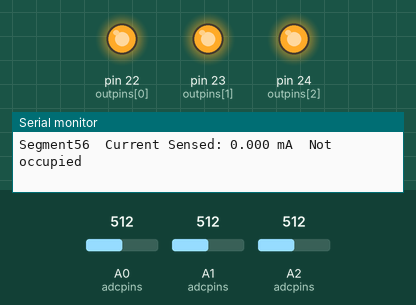
Recording of a sketch running on a simulated Arduino Mega 2560, built with avr-gcc and run on an emulated ATmega2560. On the bench: output pins drawn as LEDs (lit = HIGH), the last lines printed to the serial monitor. The inputs (shaded band) are chosen by the test bench; at power-on: A0 (adcpins) = 512, A1 (adcpins) = 512, A2 (adcpins) = 512.

Above: at 11.5 s.
11.6 s: A0 (adcpins) set to 716
At 14.3 s:
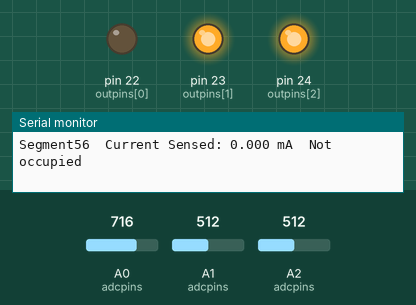
14.6 s: A1 (adcpins) set to 716
At 17.3 s:
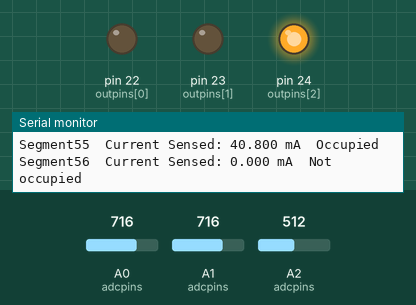
17.6 s: A2 (adcpins) set to 716
At 20.9 s:
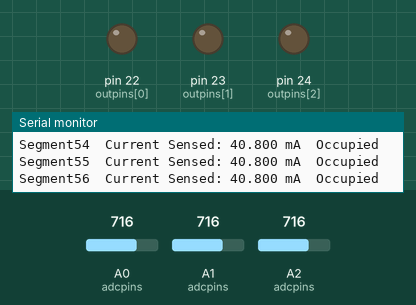
Timing chart, 0 to 22.4 s (numbered marks = the images above; inputs shaded):
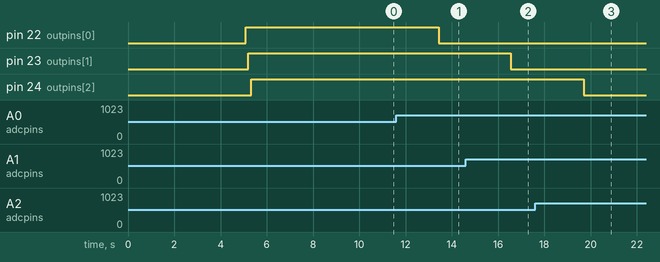

The sketch:

track_sensor.ino
```cpp
//
// Uses an Arduino and bunch of Current Transformers to determine track block occupancy
//    on my Marklin Layout.
// Interfaces with a Marklin 60881 S88 decoder connected to the outpins via relays
//

const int numpins = 3;
const int adcpins[numpins] = {A0, A1, A2};
const int outpins[numpins] = {22, 23,24};

// Sampling Parameters
const unsigned long sampleTime = 2000UL;
const unsigned long numSamples = 100UL;
const unsigned long sampleInterval = sampleTime/numSamples;

#define SENSITIVITY 5000
#define DETECTION_MULTIPLIER 1.3
#define CALIBRATION_READS 300

// variables to hold sensor quiescent readings
float aqv[numpins];  // Average Quiescent Voltage; e.g. ADC Zero
float aqc[numpins];  // Average Quiescent Current;

void setup() {
  Serial.begin(9600);
  delay(5000);
  for (int i = 0; i < numpins; i++) {
    Serial.print("Calibrating the sensor at pin ");
    Serial.println(adcpins[i]);
    aqv[i] = determineVQ(adcpins[i]);
    Serial.print("AQV: ");
    Serial.print(aqv[i] * 1000, 4);
    Serial.print(" mV\t");
    aqc[i] = determineCQ(adcpins[i], aqv[i]);
    Serial.print("AQC: ");
    Serial.print(aqc[i] * 1000, 4);
    Serial.print(" mA\t");
    float sense = (aqc[i] * DETECTION_MULTIPLIER) - aqc[i];
    Serial.print("Detection Sensitivity: ");
    Serial.print(sense * 1000, 3);
    Serial.println(" mA");
    pinMode(outpins[i], OUTPUT);
    digitalWrite(outpins[i], HIGH);
  }
  delay(5000);
}

void loop() {
  Serial.println();
  for (int i = 0; i < numpins; i++) {
    float current = readCurrent(adcpins[i], aqv[i]);
    float delta = abs(aqc[i] - current);
    bool occupied = delta > ((aqc[i] * DETECTION_MULTIPLIER) - aqc[i]);
    Serial.print("Segment");
    Serial.print(adcpins[i]);
    Serial.print("\t");
    Serial.print("Current Sensed: ");
    Serial.print(current * 1000,3);
    Serial.print(" mA\t");
    setS88Pin(outpins[i], occupied);
    Serial.println(occupied ? "Occupied" : "Not occupied");
  }
  delay(3000);
}

float setS88Pin(int pin, boolean occupied) {
   digitalWrite(pin, occupied ? LOW : HIGH);
}

//////////////////////////////////////////
// Current Sensor Functions
//////////////////////////////////////////
float readCurrent(int pin, float adc_zero) {
  float currentAcc = 0;
  unsigned int count = 0;
  unsigned long prevMicros = micros() - sampleInterval ;
  while (count < numSamples)
  {
    if (micros() - prevMicros >= sampleInterval)
    {
      float adc_raw = (float) analogRead(pin) - adc_zero; // sensor reading in volts
      adc_raw /= SENSITIVITY; // convert to amperes
      currentAcc += (adc_raw * adc_raw); // sum the squares
      count++;
      prevMicros += sampleInterval;
    }
  }
  //https://en.wikipedia.org/wiki/Root_mean_square
  float rms = sqrt((float)currentAcc / (float)numSamples);
  return rms;
}

//////////////////////////////////////////
// Calibration
// Track Power must be OFF during calibration
//////////////////////////////////////////

float determineVQ(int pin) {
  float VQ = 0;
  //read a large number of samples to stabilize value
  for (int i = 0; i < CALIBRATION_READS; i++) {
    VQ += analogRead(pin);
    delayMicroseconds(sampleInterval);
  }
  VQ /= CALIBRATION_READS;
  return VQ;
}

float determineCQ(int pin, float aqv) {
  float CQ = 0;
  // set reps so the total actual analog reads == CALIBRATION_READS
  int reps = (CALIBRATION_READS / numSamples);
  for (int i = 0; i < reps; i++) {
    CQ += readCurrent(pin, aqv);
  }
  CQ /= reps;
  return CQ;
}
```

Measured:
- after the input at 11.6 s, pin 22 (outpins[0]): HIGH → LOW after 1.8 s
- after the input at 14.6 s, pin 23 (outpins[1]): HIGH → LOW after 2.0 s
- after the input at 17.6 s, pin 24 (outpins[2]): HIGH → LOW after 2.1 s
